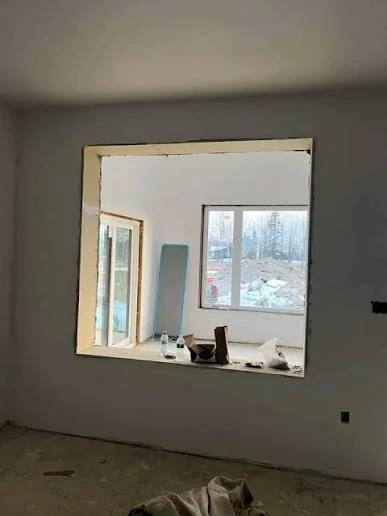
#> input picture fastapi-service/generated/sessions/04c92a81-9c2c-4221-90a7-0eb3a53b4f07/workspace.webp, 387 x 516 px
$ python -i paper_calibration.py   (imports and definitions only)   (older library calls are emulated)
#> lines starting #> are read from the running program, lines starting #| are printed output that depends on the picture
"""
OpenCV planar homography and metric scale estimation engine for standard
Philippine paper fiducials (Short, A4, Long). IMP-MS53 separates boundary
localization from customer-declared physical format and metric calibration.

Locates plausible sheet boundaries for explicit customer review. Metric geometry
is deliberately absent until physical format and placement have been confirmed.

Traceability:
- PRD-F4: CV Image Analysis Pipeline
- PRD-F3: Space Image Upload
- PRD-F10: Quotation Measurement Modal
- SDD-C2: Image Pre-Flight
- SDD-C3: CV Scene Analyzer
- BRD-M1: Intake Duration
- BRD-M5: Estimator Overhead
- BRD-M6: Suppress Scrappage
- QAD-TC61: Metric Scale & Planar Homography Fiducial Detection
- QAD-TC63: Autonomous Multi-Standard Paper Fiducial Detection and Resilient Scale Engine
"""

from __future__ import annotations

from typing import Literal
from pydantic import BaseModel, ConfigDict, Field
from typing import Any

import cv2
import numpy as np

# Canonical paper dimensions in millimeters (width, height) upright.
# Short Bond (US Letter): 215.9 mm x 279.4 mm (ratio ~1.2941)
# A4 Standard (ISO 216): 210.0 mm x 297.0 mm (ratio ~1.4143)
# Long Bond (Philippine Folio): 215.9 mm x 330.2 mm (ratio ~1.5294)
PAPER_DIMENSIONS_MM: dict[str, tuple[float, float]] = {
    "short": (215.9, 279.4),
    "a4": (210.0, 297.0),
    "long": (215.9, 330.2),
}

# Supported paper standards set for fast lookup
VALID_PAPER_STANDARDS: set[str] = set(PAPER_DIMENSIONS_MM.keys())

AUTO_STANDARDS: set[str] = {"auto", "auto_detect", "none", ""}


CANONICAL_PAPER_RATIOS: dict[str, float] = {
    "short": 279.4 / 215.9,
    "a4": 297.0 / 210.0,
    "long": 330.2 / 215.9,
}
ASPECT_RATIO_TOLERANCE = 0.035


# [4 lines that did not run here, left out]


# [7 lines that did not run here, left out]


# [26 lines that did not run here, left out]


# [121 lines left out: functions _order_corners, _compute_unwarped_aspect_ratio, _finalize_detected_result, not called in this run]


MAX_REFINEMENT_DRIFT = 12.0


# [196 lines left out: functions _fit_edge_lines_and_intersect, _refine_subpixel_corners, not called in this run]


# IMP-MS53 / QAD-TC68: localization evidence, never physical size inference.
MAX_CANDIDATES = 8
MIN_BOUNDARY_SCORE = 0.72
MIN_SELECTION_MARGIN = 0.05
MIN_CLICK_GUIDED_SCORE = 0.68


# [597 lines left out: functions _same_boundary, _is_same_object, _is_seed_inside_or_near, _score_candidate_geometry, _extract_local_roi_candidate, detect_paper_fiducial, not called in this run]

>>> import cv2
>>> picture = cv2.imread('generated/sessions/04c92a81-9c2c-4221-90a7-0eb3a53b4f07/workspace.webp', cv2.IMREAD_GRAYSCALE)
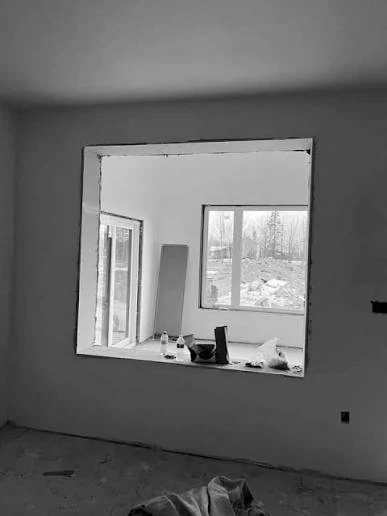
#> picture: shape (516, 387); min 0, max 255, mean 105.7
#> (the run stopped early here; a loop or call above may not have finished)
